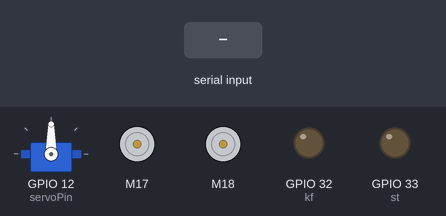
Bench run of a sketch on a simulated ESP32. Shown: servo, 2 × DC motor (green arrow = forward, orange = backward, longer = faster), output pins drawn as LEDs (lit = HIGH). The test bench sets the inputs (shaded band). What the sketch prints to the serial monitor is not drawn.

Above: at 1.2 s.
1.3 s: "sta\n" received over Serial
At 2.1 s:
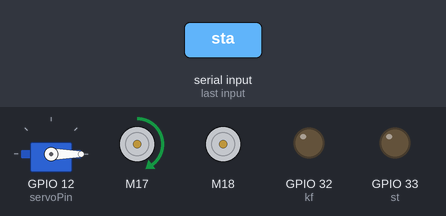
2.8 s: "stc\n" received over Serial
At 3.2 s:
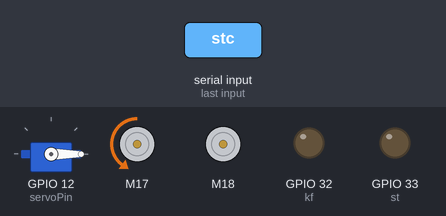
4.3 s: "kff\n" received over Serial
At 5.5 s:
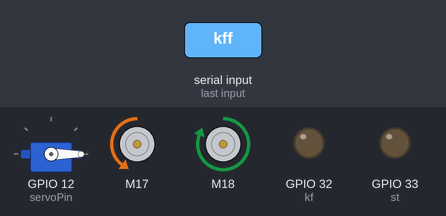
5.8 s: "kfb\n" received over Serial
At 6.7 s:
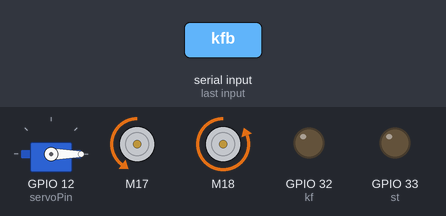
7.3 s: "S\n" received over Serial
At 7.8 s:
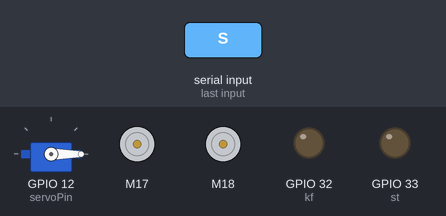
8.8 s: "sta\n" received over Serial
At 10.2 s:
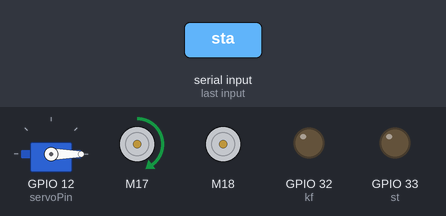
Timing chart, 0 to 11.3 s (numbered marks = the images above; inputs shaded):
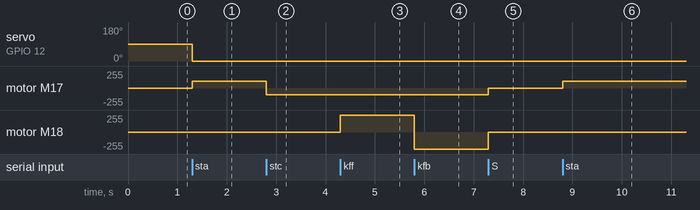

Measured:
- after the input at 1.3 s, servo on GPIO 12 (servoPin): 90° → 0° at once; motor M17: stopped → forward 100/255 at once
- after the input at 2.8 s, motor M17: forward 100/255 → backward 100/255 at once
- after the input at 4.3 s, motor M18: stopped → forward 255/255 at once
- after the input at 5.8 s, motor M18: forward 255/255 → backward 255/255 at once
- after the input at 7.3 s, motor M17: backward 100/255 → stopped at once; motor M18: backward 255/255 → stopped at once
- after the input at 8.8 s, motor M17: stopped → forward 100/255 at once

The sketch:

R1_S2.ino
```cpp
#include "HardwareSerial.h"
#include <CytronMotorDriver.h>
#include <ESP32Servo.h>

HardwareSerial espSerial(0);

CytronMD str(PWM_DIR, 17, 5);
CytronMD kfsf(PWM_DIR, 18, 19);

// CytronMD stp(PWM_DIR, 22, 23);  //staff
Servo myservo;
const int servoPin = 12;

const int kf = 32;
const int st = 33;

const int st_r    = 100 ;
const int kf_fb   = 255;

int p_1 = 0, p_2 = 0 , s_1 = 0 ;
String prev_st ;
String prev_kf ;
String prev_s ;

String v = "" , prev_v = "";

void setup() {
  espSerial.begin(250000);
	myservo.attach(servoPin);
  pinMode(st, OUTPUT);
  pinMode(kf, OUTPUT);
  digitalWrite(st, LOW);
  digitalWrite(kf, LOW);
}

void loop() {

  if (espSerial.available()) {
    v = espSerial.readStringUntil('\n');
    v.trim();
  }
  if (v != "" && v != prev_v) {

   if (v == "sta") { str.setSpeed(st_r);   }
  else if (v == "stc") { str.setSpeed( -st_r);   }
  else if (v == "kff") { kfsf.setSpeed(kf_fb); }
  else if (v == "kfb") { kfsf.setSpeed( -kf_fb); }
  // else if (v == "stp") { stp.setSpeed(kf_fb); }
  // else if (v == "sts") { stp.setSpeed( -kf_fb); }

  else if (v == "S") {
    str.setSpeed(0);
    kfsf.setSpeed(0);
    // stp.setSpeed(0);
  }

  if (v == "P1" || v == "p1") {
    if (v == "P1" && prev_st == "p1") p_1++;
    prev_st = v;
  }
  digitalWrite(st, (p_1 % 2 == 1) ? HIGH : LOW);

  if (v == "P2" || v == "p2") {
    if (v == "P2" && prev_kf == "p2") p_2++;
    prev_kf = v;
  }
  digitalWrite(kf, (p_2 % 2 == 1) ? HIGH : LOW);

  if (v == "S1" || v == "s1") {
  if (v == "S1" && prev_s == "s1") s_1++;
  prev_s = v;
  }
   (s_1 % 2 == 1) ? myservo.write(98) : myservo.write(0);

  prev_v = v;

  }
  Serial.println(v);
}
```
